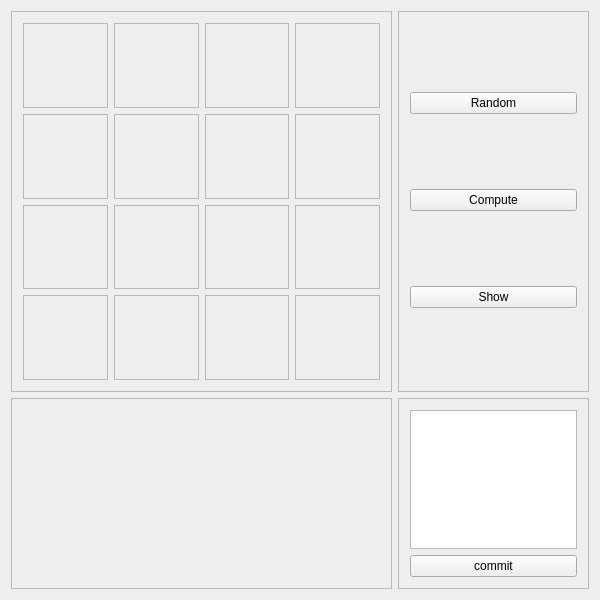
<?xml version="1.0" encoding="UTF-8"?>
<ui version="4.0">
 <class>MainWindow</class>
 <widget class="QMainWindow" name="MainWindow">
  <property name="geometry">
   <rect>
    <x>0</x>
    <y>0</y>
    <width>600</width>
    <height>600</height>
   </rect>
  </property>
  <property name="windowTitle">
   <string>MainWindow</string>
  </property>
  <widget class="QWidget" name="centralWidget">
   <layout class="QGridLayout" name="gridLayout" rowstretch="2,1" columnstretch="2,1" rowminimumheight="2,1" columnminimumwidth="2,1">
    <item row="0" column="1">
     <widget class="QFrame" name="state">
      <property name="styleSheet">
       <string notr="true"/>
      </property>
      <property name="frameShape">
       <enum>QFrame::StyledPanel</enum>
      </property>
      <property name="frameShadow">
       <enum>QFrame::Raised</enum>
      </property>
      <layout class="QGridLayout" name="gridLayout_3">
       <item row="0" column="0">
        <widget class="QPushButton" name="random">
         <property name="text">
          <string>Random</string>
         </property>
        </widget>
       </item>
       <item row="1" column="0">
        <widget class="QPushButton" name="compute">
         <property name="text">
          <string>Compute</string>
         </property>
        </widget>
       </item>
       <item row="2" column="0">
        <widget class="QPushButton" name="show">
         <property name="text">
          <string>Show</string>
         </property>
        </widget>
       </item>
      </layout>
     </widget>
    </item>
    <item row="0" column="0">
     <widget class="QFrame" name="chess">
      <property name="styleSheet">
       <string notr="true"/>
      </property>
      <property name="frameShape">
       <enum>QFrame::StyledPanel</enum>
      </property>
      <property name="frameShadow">
       <enum>QFrame::Raised</enum>
      </property>
      <layout class="QGridLayout" name="gridLayout_2">
       <item row="3" column="0">
        <widget class="QFrame" name="place_09">
         <property name="styleSheet">
          <string notr="true">border-color: rgb(0, 0, 0);</string>
         </property>
         <property name="frameShape">
          <enum>QFrame::StyledPanel</enum>
         </property>
         <property name="frameShadow">
          <enum>QFrame::Raised</enum>
         </property>
         <widget class="QLabel" name="text_09">
          <property name="geometry">
           <rect>
            <x>0</x>
            <y>0</y>
            <width>87</width>
            <height>87</height>
           </rect>
          </property>
          <property name="styleSheet">
           <string notr="true">font: 30pt &quot;微软雅黑&quot;;</string>
          </property>
          <property name="text">
           <string/>
          </property>
         </widget>
        </widget>
       </item>
       <item row="3" column="1">
        <widget class="QFrame" name="place_10">
         <property name="frameShape">
          <enum>QFrame::StyledPanel</enum>
         </property>
         <property name="frameShadow">
          <enum>QFrame::Raised</enum>
         </property>
         <widget class="QLabel" name="text_10">
          <property name="geometry">
           <rect>
            <x>0</x>
            <y>0</y>
            <width>87</width>
            <height>87</height>
           </rect>
          </property>
          <property name="styleSheet">
           <string notr="true">font: 30pt &quot;微软雅黑&quot;;</string>
          </property>
          <property name="text">
           <string/>
          </property>
         </widget>
        </widget>
       </item>
       <item row="3" column="2">
        <widget class="QFrame" name="place_11">
         <property name="frameShape">
          <enum>QFrame::StyledPanel</enum>
         </property>
         <property name="frameShadow">
          <enum>QFrame::Raised</enum>
         </property>
         <widget class="QLabel" name="text_11">
          <property name="geometry">
           <rect>
            <x>0</x>
            <y>0</y>
            <width>87</width>
            <height>87</height>
           </rect>
          </property>
          <property name="styleSheet">
           <string notr="true">font: 30pt &quot;微软雅黑&quot;;</string>
          </property>
          <property name="text">
           <string/>
          </property>
         </widget>
        </widget>
       </item>
       <item row="0" column="1">
        <widget class="QFrame" name="place_02">
         <property name="frameShape">
          <enum>QFrame::StyledPanel</enum>
         </property>
         <property name="frameShadow">
          <enum>QFrame::Raised</enum>
         </property>
         <widget class="QLabel" name="text_02">
          <property name="geometry">
           <rect>
            <x>0</x>
            <y>0</y>
            <width>87</width>
            <height>87</height>
           </rect>
          </property>
          <property name="styleSheet">
           <string notr="true">font: 30pt &quot;微软雅黑&quot;;</string>
          </property>
          <property name="text">
           <string/>
          </property>
         </widget>
        </widget>
       </item>
       <item row="3" column="3">
        <widget class="QFrame" name="place_12">
         <property name="frameShape">
          <enum>QFrame::StyledPanel</enum>
         </property>
         <property name="frameShadow">
          <enum>QFrame::Raised</enum>
         </property>
         <widget class="QLabel" name="text_12">
          <property name="geometry">
           <rect>
            <x>0</x>
            <y>0</y>
            <width>87</width>
            <height>87</height>
           </rect>
          </property>
          <property name="styleSheet">
           <string notr="true">font: 30pt &quot;微软雅黑&quot;;</string>
          </property>
          <property name="text">
           <string/>
          </property>
         </widget>
        </widget>
       </item>
       <item row="1" column="2">
        <widget class="QFrame" name="place_07">
         <property name="frameShape">
          <enum>QFrame::StyledPanel</enum>
         </property>
         <property name="frameShadow">
          <enum>QFrame::Raised</enum>
         </property>
         <widget class="QLabel" name="text_07">
          <property name="geometry">
           <rect>
            <x>0</x>
            <y>0</y>
            <width>87</width>
            <height>87</height>
           </rect>
          </property>
          <property name="styleSheet">
           <string notr="true">font: 30pt &quot;微软雅黑&quot;;</string>
          </property>
          <property name="text">
           <string/>
          </property>
         </widget>
        </widget>
       </item>
       <item row="0" column="3">
        <widget class="QFrame" name="place_04">
         <property name="frameShape">
          <enum>QFrame::StyledPanel</enum>
         </property>
         <property name="frameShadow">
          <enum>QFrame::Raised</enum>
         </property>
         <widget class="QLabel" name="text_04">
          <property name="geometry">
           <rect>
            <x>0</x>
            <y>0</y>
            <width>87</width>
            <height>87</height>
           </rect>
          </property>
          <property name="styleSheet">
           <string notr="true">font: 30pt &quot;微软雅黑&quot;;</string>
          </property>
          <property name="text">
           <string/>
          </property>
         </widget>
        </widget>
       </item>
       <item row="0" column="0">
        <widget class="QFrame" name="place_01">
         <property name="styleSheet">
          <string notr="true"/>
         </property>
         <property name="frameShape">
          <enum>QFrame::StyledPanel</enum>
         </property>
         <property name="frameShadow">
          <enum>QFrame::Raised</enum>
         </property>
         <widget class="QLabel" name="text_01">
          <property name="geometry">
           <rect>
            <x>0</x>
            <y>0</y>
            <width>87</width>
            <height>87</height>
           </rect>
          </property>
          <property name="styleSheet">
           <string notr="true"/>
          </property>
          <property name="text">
           <string/>
          </property>
         </widget>
        </widget>
       </item>
       <item row="1" column="0">
        <widget class="QFrame" name="place_05">
         <property name="frameShape">
          <enum>QFrame::StyledPanel</enum>
         </property>
         <property name="frameShadow">
          <enum>QFrame::Raised</enum>
         </property>
         <widget class="QLabel" name="text_05">
          <property name="geometry">
           <rect>
            <x>0</x>
            <y>0</y>
            <width>87</width>
            <height>87</height>
           </rect>
          </property>
          <property name="styleSheet">
           <string notr="true">font: 30pt &quot;微软雅黑&quot;;</string>
          </property>
          <property name="text">
           <string/>
          </property>
         </widget>
        </widget>
       </item>
       <item row="0" column="2">
        <widget class="QFrame" name="place_03">
         <property name="frameShape">
          <enum>QFrame::StyledPanel</enum>
         </property>
         <property name="frameShadow">
          <enum>QFrame::Raised</enum>
         </property>
         <widget class="QLabel" name="text_03">
          <property name="geometry">
           <rect>
            <x>0</x>
            <y>0</y>
            <width>87</width>
            <height>87</height>
           </rect>
          </property>
          <property name="styleSheet">
           <string notr="true">font: 30pt &quot;微软雅黑&quot;;</string>
          </property>
          <property name="text">
           <string/>
          </property>
         </widget>
        </widget>
       </item>
       <item row="1" column="3">
        <widget class="QFrame" name="place_08">
         <property name="frameShape">
          <enum>QFrame::StyledPanel</enum>
         </property>
         <property name="frameShadow">
          <enum>QFrame::Raised</enum>
         </property>
         <widget class="QLabel" name="text_08">
          <property name="geometry">
           <rect>
            <x>0</x>
            <y>0</y>
            <width>87</width>
            <height>87</height>
           </rect>
          </property>
          <property name="styleSheet">
           <string notr="true">font: 30pt &quot;微软雅黑&quot;;</string>
          </property>
          <property name="text">
           <string/>
          </property>
         </widget>
        </widget>
       </item>
       <item row="4" column="0">
        <widget class="QFrame" name="place_13">
         <property name="frameShape">
          <enum>QFrame::StyledPanel</enum>
         </property>
         <property name="frameShadow">
          <enum>QFrame::Raised</enum>
         </property>
         <widget class="QLabel" name="text_13">
          <property name="geometry">
           <rect>
            <x>0</x>
            <y>0</y>
            <width>87</width>
            <height>87</height>
           </rect>
          </property>
          <property name="styleSheet">
           <string notr="true">font: 30pt &quot;微软雅黑&quot;;</string>
          </property>
          <property name="text">
           <string/>
          </property>
         </widget>
        </widget>
       </item>
       <item row="4" column="1">
        <widget class="QFrame" name="place_14">
         <property name="frameShape">
          <enum>QFrame::StyledPanel</enum>
         </property>
         <property name="frameShadow">
          <enum>QFrame::Raised</enum>
         </property>
         <widget class="QLabel" name="text_14">
          <property name="geometry">
           <rect>
            <x>0</x>
            <y>0</y>
            <width>87</width>
            <height>87</height>
           </rect>
          </property>
          <property name="styleSheet">
           <string notr="true">font: 30pt &quot;微软雅黑&quot;;</string>
          </property>
          <property name="text">
           <string/>
          </property>
         </widget>
        </widget>
       </item>
       <item row="4" column="2">
        <widget class="QFrame" name="place_15">
         <property name="frameShape">
          <enum>QFrame::StyledPanel</enum>
         </property>
         <property name="frameShadow">
          <enum>QFrame::Raised</enum>
         </property>
         <widget class="QLabel" name="text_15">
          <property name="geometry">
           <rect>
            <x>0</x>
            <y>0</y>
            <width>87</width>
            <height>87</height>
           </rect>
          </property>
          <property name="styleSheet">
           <string notr="true">font: 30pt &quot;微软雅黑&quot;;</string>
          </property>
          <property name="text">
           <string/>
          </property>
         </widget>
        </widget>
       </item>
       <item row="4" column="3">
        <widget class="QFrame" name="place_16">
         <property name="frameShape">
          <enum>QFrame::StyledPanel</enum>
         </property>
         <property name="frameShadow">
          <enum>QFrame::Raised</enum>
         </property>
         <widget class="QLabel" name="text_16">
          <property name="geometry">
           <rect>
            <x>0</x>
            <y>0</y>
            <width>87</width>
            <height>87</height>
           </rect>
          </property>
          <property name="styleSheet">
           <string notr="true">font: 30pt &quot;微软雅黑&quot;;</string>
          </property>
          <property name="text">
           <string/>
          </property>
         </widget>
        </widget>
       </item>
       <item row="1" column="1">
        <widget class="QFrame" name="place_06">
         <property name="frameShape">
          <enum>QFrame::StyledPanel</enum>
         </property>
         <property name="frameShadow">
          <enum>QFrame::Raised</enum>
         </property>
         <widget class="QLabel" name="text_06">
          <property name="geometry">
           <rect>
            <x>0</x>
            <y>0</y>
            <width>87</width>
            <height>87</height>
           </rect>
          </property>
          <property name="styleSheet">
           <string notr="true">font: 30pt &quot;微软雅黑&quot;;</string>
          </property>
          <property name="text">
           <string/>
          </property>
         </widget>
        </widget>
       </item>
      </layout>
     </widget>
    </item>
    <item row="1" column="0">
     <widget class="QFrame" name="order">
      <property name="frameShape">
       <enum>QFrame::StyledPanel</enum>
      </property>
      <property name="frameShadow">
       <enum>QFrame::Raised</enum>
      </property>
      <layout class="QVBoxLayout" name="verticalLayout" stretch="1,3">
       <item>
        <widget class="QLabel" name="solve_label">
         <property name="text">
          <string/>
         </property>
        </widget>
       </item>
       <item>
        <widget class="QLabel" name="answer">
         <property name="text">
          <string/>
         </property>
        </widget>
       </item>
      </layout>
     </widget>
    </item>
    <item row="1" column="1">
     <widget class="QFrame" name="frame">
      <property name="frameShape">
       <enum>QFrame::StyledPanel</enum>
      </property>
      <property name="frameShadow">
       <enum>QFrame::Raised</enum>
      </property>
      <layout class="QVBoxLayout" name="verticalLayout_2">
       <item>
        <widget class="QTextEdit" name="inputs"/>
       </item>
       <item>
        <widget class="QPushButton" name="commit">
         <property name="text">
          <string>commit</string>
         </property>
        </widget>
       </item>
      </layout>
     </widget>
    </item>
   </layout>
  </widget>
 </widget>
 <layoutdefault spacing="6" margin="11"/>
 <resources/>
 <connections/>
</ui>
